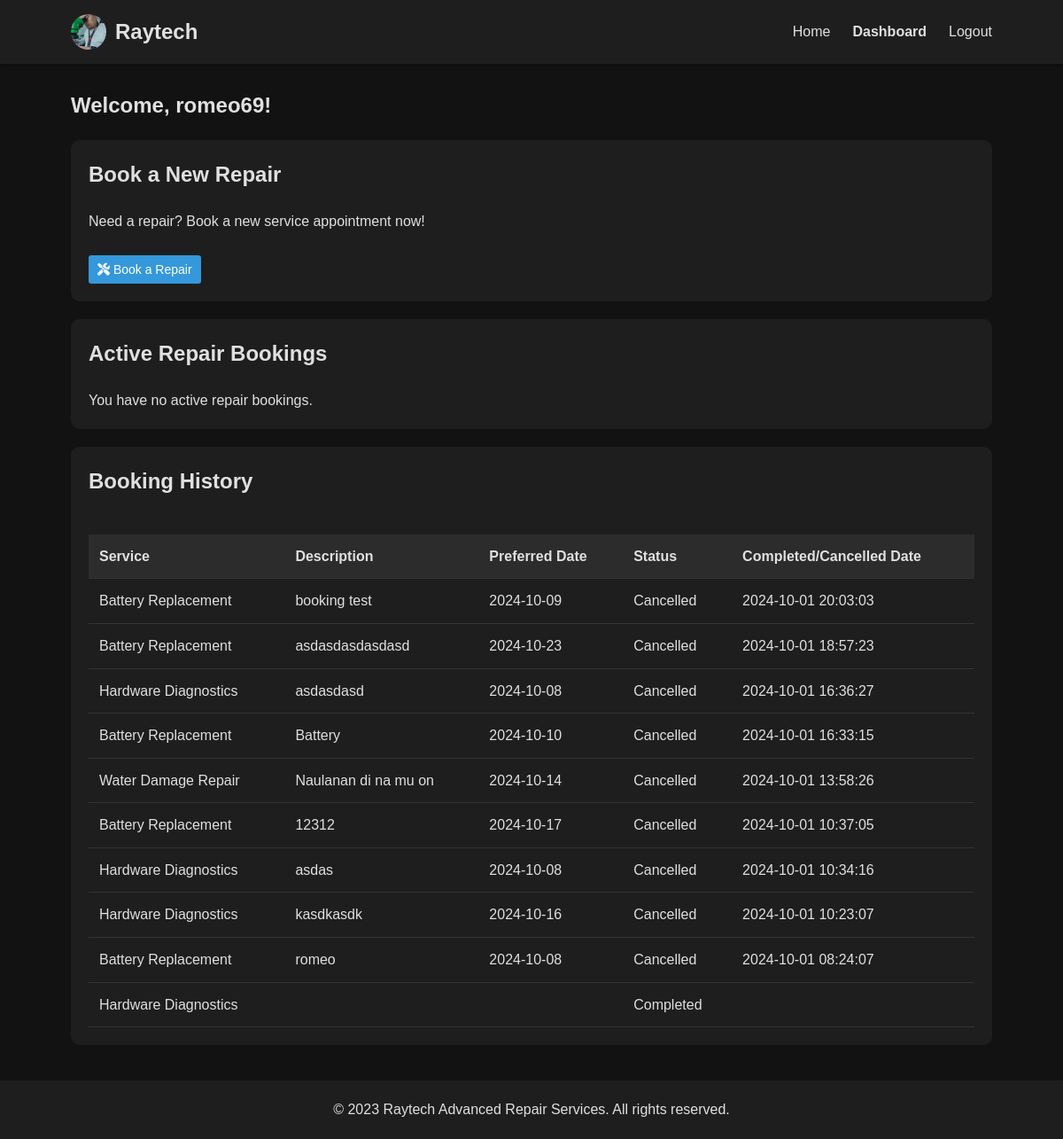
The page /views/dashboard.php (signed in) on the database its author committed.
### tables this page shows
CREATE TABLE `users` (
  `user_id` int(11) NOT NULL,
  `username` varchar(50) NOT NULL,
  `email` varchar(100) NOT NULL,
  `phone` varchar(20) NOT NULL,
  `password_hash` varchar(255) NOT NULL,
  `created_at` timestamp NOT NULL DEFAULT current_timestamp(),
  `user_role` enum('customer','technician') NOT NULL DEFAULT 'customer'
);

CREATE TABLE `repair_bookings` (
  `repair_bookings_id` int(11) NOT NULL,
  `user_id` int(11) NOT NULL,
  `service_id` int(11) NOT NULL,
  `service_name` varchar(255) NOT NULL,
  `description` text DEFAULT NULL,
  `preferred_date` date DEFAULT NULL,
  `status` varchar(50) NOT NULL DEFAULT 'Pending',
  `created_at` timestamp NOT NULL DEFAULT current_timestamp(),
  `updated_at` timestamp NOT NULL DEFAULT current_timestamp() ON UPDATE current_timestamp(),
  `completed_date` datetime DEFAULT NULL
);

CREATE TABLE `repair_services` (
  `service_id` int(11) NOT NULL,
  `service_name` varchar(255) NOT NULL,
  `price` decimal(10,2) NOT NULL,
  `description` text DEFAULT NULL,
  `estimated_duration` int(11) DEFAULT NULL,
  `created_at` timestamp NOT NULL DEFAULT current_timestamp(),
  `updated_at` timestamp NOT NULL DEFAULT current_timestamp() ON UPDATE current_timestamp()
);

### classes/User.php (called while the page is built, shortened)
<?php
class User {
    private $username;
    public function __construct($username, $email, $phone, $password = '', $user_role = 'customer') {
        $this->username = $username;
    }
    public static function getById($user_id) {
        $db = Database::getInstance();
        $conn = $db->getConnection();
        $query = "SELECT * FROM users WHERE user_id = ?";
        $stmt = $conn->prepare($query);
        $stmt->bind_param("i", $user_id);
        $stmt->execute();
        $result = $stmt->get_result();
        if ($result->num_rows === 1) {
            $user_data = $result->fetch_assoc();
            $user = new self($user_data['username'], $user_data['email'], $user_data['phone'], '', $user_data['user_role']);
            $user->user_id = $user_data['user_id'];
            $user->password_hash = $user_data['password_hash'];
            return $user;
        }
        return null;
    }
    public function getUsername() {
        return $this->username;
    }
}

### classes/RepairBooking.php (called while the page is built, shortened)
<?php
class RepairBooking
{
    private $service_name;
    private $description;
    private $preferred_date;
    private $status;
    private $created_at;
    public function __construct($user_id, $service_id, $service_name, $description, $preferred_date, $status = 'Pending')
    {
        $this->service_name = $service_name;
        $this->description = $description;
        $this->preferred_date = $preferred_date;
        $this->status = $status;
    }
    public static function getBookingHistoryForUser($user_id)
    {
        $db = Database::getInstance();
        $conn = $db->getConnection();
        $query = "SELECT rb.*, rs.service_name
                  FROM repair_bookings rb
                  JOIN repair_services rs ON rb.service_id = rs.service_id
                  WHERE rb.user_id = ? AND (rb.status = 'Completed' OR rb.status = 'Cancelled')
                  ORDER BY CASE
                    WHEN rb.status = 'Completed' THEN rb.completed_date
                    WHEN rb.status = 'Cancelled' THEN rb.created_at
                  END DESC
                  LIMIT 10";
        $stmt = $conn->prepare($query);
        $stmt->bind_param("i", $user_id);
        $stmt->execute();
        $result = $stmt->get_result();
        $bookings = [];
        while ($row = $result->fetch_assoc()) {
            $booking = new self(
                $row['user_id'],
                $row['service_id'],
                $row['service_name'],
                $row['description'],
                $row['preferred_date'],
                $row['status']
            );
            $booking->repair_bookings_id = $row['repair_bookings_id'];
            $booking->created_at = $row['created_at'];
            $booking->completed_date = $row['completed_date'];
            $bookings[] = $booking;
        }
        return $bookings;
    }
    public function getServiceName()
    {
        return $this->service_name;
    }
    public function getDescription()
    {
        return $this->description;
    }
    public function getPreferredDate()
    {
        return $this->preferred_date;
    }
    public function getStatus()
    {
        return $this->status;
    }
    public function getCreatedAt()
    {
        return $this->created_at;
    }
}

### views/dashboard.php (the view, shortened to what this page needs)
<?php
require_once '../classes/Database.php';
require_once '../classes/User.php';
require_once '../classes/RepairBooking.php';
$user = User::getById($_SESSION['user_id']);
$active_bookings = RepairBooking::getActiveBookingsForUser($_SESSION['user_id']);
$booking_history = RepairBooking::getBookingHistoryForUser($_SESSION['user_id']);
?>
<!DOCTYPE html>
<html lang="en">
<head>
    <link rel="stylesheet" href="../assets/css/dashboard.css">
    <link rel="stylesheet" href="https://cdnjs.cloudflare.com/ajax/libs/font-awesome/5.15.3/css/all.min.css">
</head>
<body>
    <header>
        <div class="container">
            <div class="logo">
                <img src="../assets/images/logo.jpg" alt="Raytech Logo">
                <h1>Raytech</h1>
            </div>
            <nav>
                <ul>
                    <li><a href="index.php">Home</a></li>
                    <li><a href="../views/dashboard.php" class="active">Dashboard</a></li>
                    <li><a href="../actions/logout.php">Logout</a></li>
                </ul>
            </nav>
        </div>
    </header>
    <main>
        <div class="container">
            <div class="welcome-message">
                <h2>Welcome, <?php echo htmlspecialchars($user->getUsername()); ?>!</h2>
            </div>
            <section class="dashboard-section">
                <h2>Book a New Repair</h2>
                <p>Need a repair? Book a new service appointment now!</p><br>
                <a href="repair_booking_form.php" class="btn btn-primary"><i class="fas fa-tools"></i> Book a Repair</a>
            </section>
            <section class="dashboard-section">
                <h2>Active Repair Bookings</h2>
                <?php if (empty($active_bookings)): ?>
                    <p>You have no active repair bookings.</p>
                <?php endif; ?>
            </section>
            <section class="dashboard-section">
                <h2>Booking History</h2>
                <?php if (empty($booking_history)): ?>
                    <p>You have no completed or cancelled repair bookings.</p>
                <?php else: ?>
                    <div class="table-responsive">
                        <table>
                            <thead>
                                <tr>
                                    <th>Service</th>
                                    <th>Description</th>
                                    <th>Preferred Date</th>
                                    <th>Status</th>
                                    <th>Completed/Cancelled Date</th>
                                </tr>
                            </thead>
                            <tbody>
                                <?php foreach ($booking_history as $booking): ?>
                                <tr>
                                    <td><?php echo htmlspecialchars($booking->getServiceName()); ?></td>
                                    <td><?php echo htmlspecialchars($booking->getDescription()); ?></td>
                                    <td><?php echo htmlspecialchars($booking->getPreferredDate()); ?></td>
                                    <td><?php echo htmlspecialchars($booking->getStatus()); ?></td>
                                    <td>
                                        <?php
                                        if ($booking->getStatus() == 'Completed') {
                                            echo htmlspecialchars($booking->getCompletedDate());
                                        } elseif ($booking->getStatus() == 'Cancelled') {
                                            echo htmlspecialchars($booking->getCreatedAt());
                                        }
                                        ?>
                                    </td>
                                </tr>
                                <?php endforeach; ?>
                            </tbody>
                        </table>
                    </div>
                <?php endif; ?>
            </section>
        </div>
    </main>
    <footer>
        <div class="container">
            <p>&copy; 2023 Raytech Advanced Repair Services. All rights reserved.</p>
        </div>
    </footer>
</body>
</html>

### assets/css/dashboard.css (style rules this page uses)
* { box-sizing: border-box; margin: 0; padding: 0; }
body { font-family: Arial, sans-serif; background: #121212; color: #e0e0e0; line-height: 1.6; min-height: 100vh; display: flex; flex-direction: column; }
.container { width: 90%; max-width: 1200px; margin: 0 auto; padding: 0 20px; }
header { background-color: #1e1e1e; padding: 1rem 0; position: fixed; width: 100%; top: 0; z-index: 1000; box-shadow: 0 2px 4px rgba(0,0,0,0.2); }
header .container { display: flex; justify-content: space-between; align-items: center; }
.logo { display: flex; align-items: center; margin-right: 20px; }
.logo img { width: 40px; height: 40px; margin-right: 10px; border-radius: 50%; }
.logo h1 { font-size: 24px; color: #e0e0e0; margin: 0; line-height: 40px; }
nav ul { list-style: none; display: flex; align-items: center; }
nav ul li { margin-left: 25px; }
nav ul li a { text-decoration: none; color: #e0e0e0; font-size: 16px; }
nav ul li a.active { font-weight: bold; }
.welcome-message { font-size: 18px; color: #e0e0e0; margin-top: 0; }
main { margin-top: 120px; padding: 20px 0; }
main { flex-grow: 1; margin-top: 80px; padding: 20px 0; }
.welcome-message { margin-bottom: 20px; }
h1, h2 { color: #e0e0e0; margin-bottom: 20px; }
h1 { font-size: 32px; }
h2 { font-size: 24px; }
.dashboard-section { background: #1e1e1e; border-radius: 10px; padding: 20px; margin-bottom: 20px; }
.table-responsive { overflow-x: auto; }
table { width: 100%; border-collapse: collapse; margin-top: 20px; }
th, td { padding: 12px; text-align: left; border-bottom: 1px solid #333; }
th { background-color: #2c2c2c; font-weight: bold; }
.btn { display: inline-block; padding: 10px 20px; border: none; border-radius: 5px; cursor: pointer; text-decoration: none; font-size: 16px; transition: background-color 0.3s; }
.btn-primary { background-color: #3498db; color: #ffffff; }
footer { background: #1e1e1e; padding: 20px 0; text-align: center; margin-top: auto; }
.btn { padding: 5px 10px; font-size: 14px; margin-right: 5px; }
.btn { padding: 5px 10px; font-size: 14px; border: none; border-radius: 3px; cursor: pointer; transition: background-color 0.3s; }
.btn-primary { background-color: #3498db; color: white; }

### rows shown on the page
users: username "romeo69"
repair_bookings: service.service_name "Battery Replacement", description "booking test", preferred_date "2024-10-09", status "Cancelled", created_at "2024-10-01 20:03:03"
repair_bookings: service.service_name "Battery Replacement", description "asdasdasdasdasd", preferred_date "2024-10-23", status "Cancelled", created_at "2024-10-01 18:57:23"
repair_bookings: service.service_name "Hardware Diagnostics", description "asdasdasd", preferred_date "2024-10-08", status "Cancelled", created_at "2024-10-01 16:36:27"
repair_bookings: service.service_name "Battery Replacement", description "Battery", preferred_date "2024-10-10", status "Cancelled", created_at "2024-10-01 16:33:15"
repair_bookings: service.service_name "Water Damage Repair", description "Naulanan di na mu on", preferred_date "2024-10-14", status "Cancelled", created_at "2024-10-01 13:58:26"
repair_bookings: service.service_name "Battery Replacement", description "12312", preferred_date "2024-10-17", status "Cancelled", created_at "2024-10-01 10:37:05"
repair_bookings: service.service_name "Hardware Diagnostics", description "asdas", preferred_date "2024-10-08", status "Cancelled", created_at "2024-10-01 10:34:16"
repair_bookings: service.service_name "Hardware Diagnostics", description "kasdkasdk", preferred_date "2024-10-16", status "Cancelled", created_at "2024-10-01 10:23:07"
repair_bookings: service.service_name "Battery Replacement", description "romeo", preferred_date "2024-10-08", status "Cancelled", created_at "2024-10-01 08:24:07"
repair_bookings: service.service_name "Hardware Diagnostics", status "Completed"
